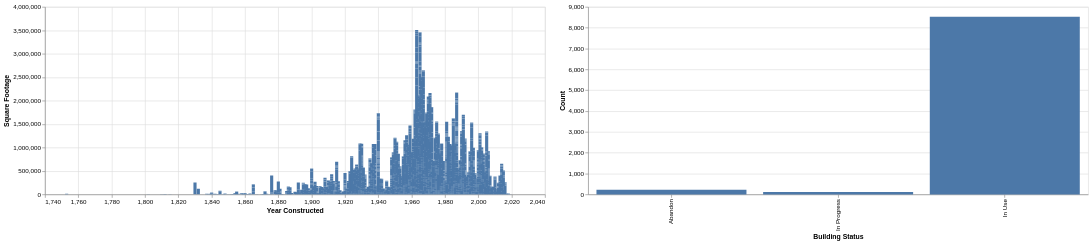

Write notebook code for a chart like this one.
### Code cell
alt.data_transformers.enable("vegafusion")
panzoom = alt.selection_interval(bind='scales')

building_inv_chart1 = alt.Chart(buildings).mark_bar().encode(
    x='Year Constructed:Q',
    y='Square Footage:Q',
    tooltip=['Year Constructed', 'Square Footage', 'Bldg Status']  # Adding tooltips here
).properties(
    width=800,
    height=300
).add_selection(
    panzoom 
)

building_inv_chart2 = alt.Chart(buildings).mark_bar().encode(
    x=alt.X('Bldg Status:N', title='Building Status'),
    y=alt.Y('count(Bldg Status):Q', title='Count')
).properties(
    width=800,
    height=300
).add_selection(
    panzoom  
)

building_charts = building_inv_chart1 | building_inv_chart2
building_charts

### Figure 1 — Vega specification as saved in the notebook (floating-point values rounded to 4 significant figures; data arrays with more than 128 entries replaced by an {"elided": "..."} marker saying what was removed)
{"$schema": "https://vega.github.io/schema/vega/v5.json", "data": [{"name": "param_25_store"}, {"name": "source_0"}, {"name": "data_0", "values": {"elided": "8548 records"}}, {"name": "data_1", "values": [{"Bldg Status": "In Use", "__count": 8523}, {"Bldg Status": "Abandon", "__count": 226}, {"Bldg Status": "In Progress", "__count": 113}]}, {"name": "data_0_view_21_x_domain_Year Constructed", "values": [{"min": 1753.0, "max": 2019.0}]}, {"name": "data_1_view_22_x_domain_Bldg Status", "values": [{"Bldg Status": "In Use"}, {"Bldg Status": "Abandon"}, {"Bldg Status": "In Progress"}]}, {"name": "data_1_view_22_y_domain___count", "values": [{"min": 113, "max": 8523}]}], "signals": [{"name": "childWidth", "value": 800}, {"name": "unit", "value": {}, "on": [{"events": "mousemove", "update": "isTuple(group()) ? group() : unit"}]}, {"name": "param_25", "update": "{\"Year Constructed\": param_25_Year_Constructed, \"Square Footage\": param_25_Square_Footage}"}, {"name": "param_25_Year_Constructed"}, {"name": "param_25_Square_Footage"}], "marks": [{"type": "group", "name": "view_21_group", "encode": {"update": {"height": {"signal": "height"}, "width": {"signal": "childWidth"}}}, "signals": [{"name": "param_25_Year_Constructed", "on": [{"events": [{"source": "view", "type": "dblclick"}], "update": "null"}, {"events": {"signal": "param_25_translate_delta"}, "update": "panLinear(param_25_translate_anchor.extent_x, -param_25_translate_delta.x / childWidth)"}, {"events": {"signal": "param_25_zoom_delta"}, "update": "zoomLinear(domain(\"view_21_x\"), param_25_zoom_anchor.x, param_25_zoom_delta)"}], "push": "outer"}, {"name": "param_25_Square_Footage", "on": [{"events": [{"source": "view", "type": "dblclick"}], "update": "null"}, {"events": {"signal": "param_25_translate_delta"}, "update": "panLinear(param_25_translate_anchor.extent_y, param_25_translate_delta.y / height)"}, {"events": {"signal": "param_25_zoom_delta"}, "update": "zoomLinear(domain(\"view_21_y\"), param_25_zoom_anchor.y, param_25_zoom_delta)"}], "push": "outer"}, {"name": "param_25_tuple", "on": [{"events": [{"signal": "param_25_Year_Constructed || param_25_Square_Footage"}], "update": "param_25_Year_Constructed && param_25_Square_Footage ? {unit: \"view_21\", fields: param_25_tuple_fields, values: [param_25_Year_Constructed,param_25_Square_Footage]} : null"}]}, {"name": "param_25_tuple_fields", "value": [{"field": "Year Constructed", "channel": "x", "type": "R"}, {"field": "Square Footage", "channel": "y", "type": "R"}]}, {"name": "param_25_translate_anchor", "value": {}, "on": [{"events": [{"source": "scope", "type": "mousedown"}], "update": "{x: x(unit), y: y(unit), extent_x: domain(\"view_21_x\"), extent_y: domain(\"view_21_y\")}"}]}, {"name": "param_25_translate_delta", "value": {}, "on": [{"events": [{"source": "window", "between": [{"source": "scope", "type": "mousedown"}, {"source": "window", "type": "mouseup"}], "consume": true, "type": "mousemove"}], "update": "{x: param_25_translate_anchor.x - x(unit), y: param_25_translate_anchor.y - y(unit)}"}]}, {"name": "param_25_zoom_anchor", "on": [{"events": [{"source": "scope", "consume": true, "type": "wheel"}], "update": "{x: invert(\"view_21_x\", x(unit)), y: invert(\"view_21_y\", y(unit))}"}]}, {"name": "param_25_zoom_delta", "on": [{"events": [{"source": "scope", "type": "wheel", "consume": true}], "update": "pow(1.001, event.deltaY * pow(16, event.deltaMode))", "force": true}]}, {"name": "param_25_modify", "on": [{"events": {"signal": "param_25_tuple"}, "update": "modify(\"param_25_store\", param_25_tuple, true)"}]}], "marks": [{"type": "rect", "name": "view_21_marks", "from": {"data": "data_0"}, "encode": {"update": {"ariaRoleDescription": {"value": "bar"}, "y2": {"field": "Square Footage_start", "scale": "view_21_y"}, "width": {"value": 5}, "description": {"signal": "\"Year Constructed: \" + (format(datum[\"Year Constructed\"], \"\")) + \"; Square Footage: \" + (format(datum[\"Square Footage\"], \"\")) + \"; Bldg Status: \" + (isValid(datum[\"Bldg Status\"]) ? datum[\"Bldg Status\"] : \"\"+datum[\"Bldg Status\"])"}, "fill": {"value": "#4c78a8"}, "y": {"field": "Square Footage_end", "scale": "view_21_y"}, "xc": {"field": "Year Constructed", "scale": "view_21_x"}, "tooltip": {"signal": "{\"Year Constructed\": format(datum[\"Year Constructed\"], \"\"), \"Square Footage\": format(datum[\"Square Footage\"], \"\"), \"Bldg Status\": isValid(datum[\"Bldg Status\"]) ? datum[\"Bldg Status\"] : \"\"+datum[\"Bldg Status\"]}"}}}, "clip": true, "style": ["bar"], "interactive": true}], "axes": [{"scale": "view_21_x", "domain": false, "minExtent": 0, "grid": true, "zindex": 0, "orient": "bottom", "gridScale": "view_21_y", "maxExtent": 0, "tickCount": {"signal": "ceil(childWidth/40)"}, "ticks": false, "aria": false, "labels": false}, {"scale": "view_21_y", "zindex": 0, "grid": true, "domain": false, "gridScale": "view_21_x", "orient": "left", "aria": false, "minExtent": 0, "labels": false, "tickCount": {"signal": "ceil(height/40)"}, "maxExtent": 0, "ticks": false}, {"scale": "view_21_x", "labelFlush": true, "labelOverlap": true, "orient": "bottom", "tickCount": {"signal": "ceil(childWidth/40)"}, "zindex": 0, "title": "Year Constructed", "grid": false}, {"scale": "view_21_y", "grid": false, "title": "Square Footage", "tickCount": {"signal": "ceil(height/40)"}, "orient": "left", "labelOverlap": true, "zindex": 0}], "style": "cell"}, {"type": "group", "name": "view_22_group", "encode": {"update": {"width": {"signal": "childWidth"}, "height": {"signal": "height"}}}, "signals": [{"name": "param_25_Bldg_Status", "on": [{"events": [{"source": "view", "type": "dblclick"}], "update": "null"}, {"events": {"signal": "param_25_translate_delta"}, "update": "panLinear(param_25_translate_anchor.extent_x, -param_25_translate_delta.x / childWidth)"}, {"events": {"signal": "param_25_zoom_delta"}, "update": "zoomLinear(domain(\"view_22_x\"), param_25_zoom_anchor.x, param_25_zoom_delta)"}]}, {"name": "param_25_tuple", "on": [{"events": [{"signal": "param_25_Bldg_Status"}], "update": "param_25_Bldg_Status ? {unit: \"view_22\", fields: param_25_tuple_fields, values: [param_25_Bldg_Status]} : null"}]}, {"name": "param_25_tuple_fields", "value": [{"field": "Bldg Status", "channel": "x", "type": "E"}]}, {"name": "param_25_translate_anchor", "value": {}, "on": [{"events": [{"source": "scope", "type": "mousedown"}], "update": "{x: x(unit), y: y(unit), extent_x: domain(\"view_22_x\")}"}]}, {"name": "param_25_translate_delta", "value": {}, "on": [{"events": [{"source": "window", "between": [{"source": "scope", "type": "mousedown"}, {"source": "window", "type": "mouseup"}], "consume": true, "type": "mousemove"}], "update": "{x: param_25_translate_anchor.x - x(unit), y: param_25_translate_anchor.y - y(unit)}"}]}, {"name": "param_25_zoom_anchor", "on": [{"events": [{"source": "scope", "consume": true, "type": "wheel"}], "update": "{x: invert(\"view_22_x\", x(unit)), y: invert(\"view_22_y\", y(unit))}"}]}, {"name": "param_25_zoom_delta", "on": [{"events": [{"source": "scope", "type": "wheel", "consume": true}], "update": "pow(1.001, event.deltaY * pow(16, event.deltaMode))", "force": true}]}, {"name": "param_25_modify", "on": [{"events": {"signal": "param_25_tuple"}, "update": "modify(\"param_25_store\", param_25_tuple, true)"}]}], "marks": [{"type": "rect", "name": "view_22_marks", "from": {"data": "data_1"}, "encode": {"update": {"y": {"field": "__count", "scale": "view_22_y"}, "x": {"field": "Bldg Status", "scale": "view_22_x"}, "y2": {"value": 0, "scale": "view_22_y"}, "description": {"signal": "\"Building Status: \" + (isValid(datum[\"Bldg Status\"]) ? datum[\"Bldg Status\"] : \"\"+datum[\"Bldg Status\"]) + \"; Count: \" + (format(datum[\"__count\"], \"\"))"}, "fill": {"value": "#4c78a8"}, "ariaRoleDescription": {"value": "bar"}, "width": {"signal": "max(0.25, bandwidth('view_22_x'))"}}}, "interactive": true, "style": ["bar"]}], "axes": [{"scale": "view_22_y", "domain": false, "grid": true, "minExtent": 0, "ticks": false, "gridScale": "view_22_x", "aria": false, "orient": "left", "labels": false, "maxExtent": 0, "zindex": 0, "tickCount": {"signal": "ceil(height/40)"}}, {"scale": "view_22_x", "orient": "bottom", "zindex": 0, "grid": false, "labelAlign": "right", "labelAngle": 270, "labelBaseline": "middle", "title": "Building Status"}, {"scale": "view_22_y", "orient": "left", "grid": false, "tickCount": {"signal": "ceil(height/40)"}, "title": "Count", "zindex": 0, "labelOverlap": true}], "style": "cell"}], "scales": [{"name": "view_21_x", "type": "linear", "domain": [{"signal": "(data(\"data_0_view_21_x_domain_Year Constructed\")[0] || {}).min"}, {"signal": "(data(\"data_0_view_21_x_domain_Year Constructed\")[0] || {}).max"}], "range": [0, {"signal": "childWidth"}], "zero": false, "nice": true, "domainRaw": {"signal": "param_25[\"Year Constructed\"]"}, "padding": 5}, {"name": "view_21_y", "type": "linear", "domain": {"data": "data_0", "fields": ["Square Footage_start", "Square Footage_end"]}, "range": [{"signal": "height"}, 0], "zero": true, "nice": true, "domainRaw": {"signal": "param_25[\"Square Footage\"]"}}, {"name": "view_22_x", "type": "band", "domain": {"data": "data_1_view_22_x_domain_Bldg Status", "field": "Bldg Status", "sort": true}, "range": [0, {"signal": "childWidth"}], "paddingInner": 0.1, "paddingOuter": 0.05}, {"name": "view_22_y", "type": "linear", "domain": [{"signal": "(data(\"data_1_view_22_y_domain___count\")[0] || {}).min"}, {"signal": "(data(\"data_1_view_22_y_domain___count\")[0] || {}).max"}], "range": [{"signal": "height"}, 0], "nice": true, "zero": true}], "padding": 5, "layout": {"padding": 20, "bounds": "full", "align": "each"}, "background": "white", "height": 300}
